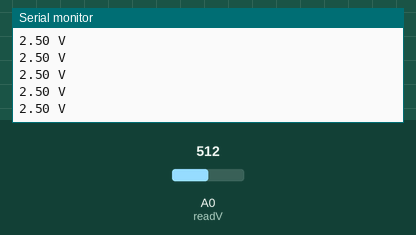
Recording of a sketch running on a simulated Arduino Uno, built with avr-gcc and run on an emulated ATmega328P. Parts: the last lines printed to the serial monitor. Inputs (shaded band) come from the test bench; at power-on: A0 (readV) = 512.

Above: at 1.2 s.
1.3 s: A0 (readV) set to 716
At 1.31 s:
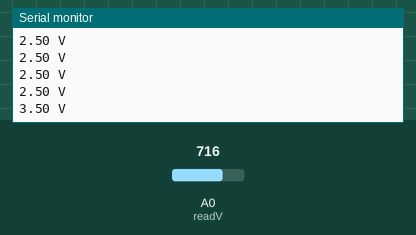
2.8 s: A0 (readV) set to 900
At 2.82 s:
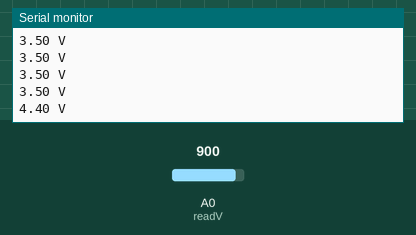
Timing chart, 0 to 5.8 s (numbered marks = the images above; inputs shaded):
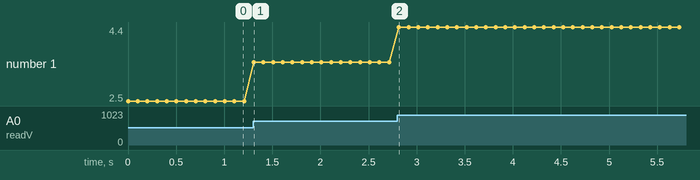

The sketch:

A1.ino
```cpp
int readV = A0;
float voltage;
int vol;
void setup() {
  // put your setup code here, to run once:
  pinMode(readV, INPUT);
  Serial.begin(115200);
}

void loop() {
  // put your main code here, to run repeatedly:
  vol = analogRead(readV);
  voltage = (5./1023.)*vol;
  Serial.print(voltage);
  Serial.println(" V ");
  delay(100);
}
```

Measured:
- after the input at 1.3 s, the serial monitor: prints a new line at once (image 1)
- after the input at 2.8 s, the serial monitor: prints a new line at once (image 2)
- plotted number 1: 2.5 → 3.5 after the input at 1.3 s, 3.5 → 4.4 after the input at 2.8 s
